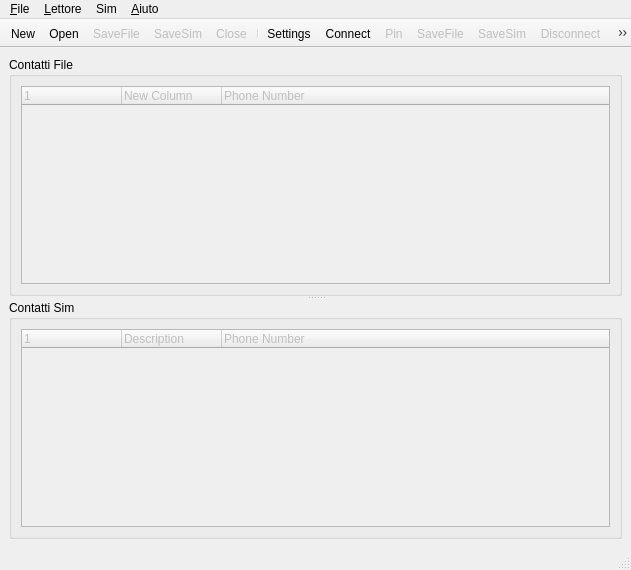
<ui version="4.0">
 <class>MainWindow</class>
 <widget class="QMainWindow" name="MainWindow">
  <property name="geometry">
   <rect>
    <x>0</x>
    <y>0</y>
    <width>631</width>
    <height>570</height>
   </rect>
  </property>
  <property name="minimumSize">
   <size>
    <width>600</width>
    <height>550</height>
   </size>
  </property>
  <property name="windowTitle">
   <string>MainWindow</string>
  </property>
  <property name="windowIcon">
   <iconset resource="../../Resources/ResManager.qrc">
    <normaloff>:/main/resources/monosim_128.png</normaloff>:/main/resources/monosim_128.png</iconset>
  </property>
  <widget class="QWidget" name="centralwidget">
   <layout class="QGridLayout" name="gridLayout">
    <item row="0" column="0">
     <widget class="QSplitter" name="splitter">
      <property name="orientation">
       <enum>Qt::Vertical</enum>
      </property>
      <property name="childrenCollapsible">
       <bool>false</bool>
      </property>
      <widget class="QGroupBox" name="FrameFile">
       <property name="minimumSize">
        <size>
         <width>0</width>
         <height>100</height>
        </size>
       </property>
       <property name="title">
        <string>Contatti File</string>
       </property>
       <layout class="QGridLayout" name="gridLayout_2">
        <item row="0" column="0">
         <widget class="QTreeWidget" name="LstFileContacts">
          <property name="enabled">
           <bool>false</bool>
          </property>
          <property name="editTriggers">
           <set>QAbstractItemView::NoEditTriggers</set>
          </property>
          <property name="selectionMode">
           <enum>QAbstractItemView::ExtendedSelection</enum>
          </property>
          <property name="itemsExpandable">
           <bool>false</bool>
          </property>
          <property name="expandsOnDoubleClick">
           <bool>false</bool>
          </property>
          <column>
           <property name="text">
            <string>1</string>
           </property>
          </column>
          <column>
           <property name="text">
            <string>New Column</string>
           </property>
          </column>
          <column>
           <property name="text">
            <string>Phone Number</string>
           </property>
          </column>
         </widget>
        </item>
       </layout>
      </widget>
      <widget class="QGroupBox" name="FrameSim">
       <property name="minimumSize">
        <size>
         <width>0</width>
         <height>100</height>
        </size>
       </property>
       <property name="title">
        <string>Contatti Sim</string>
       </property>
       <layout class="QGridLayout" name="gridLayout_3">
        <item row="0" column="0">
         <widget class="QTreeWidget" name="LstSimContacts">
          <property name="enabled">
           <bool>false</bool>
          </property>
          <property name="editTriggers">
           <set>QAbstractItemView::NoEditTriggers</set>
          </property>
          <property name="selectionMode">
           <enum>QAbstractItemView::ExtendedSelection</enum>
          </property>
          <property name="itemsExpandable">
           <bool>false</bool>
          </property>
          <property name="expandsOnDoubleClick">
           <bool>false</bool>
          </property>
          <column>
           <property name="text">
            <string>1</string>
           </property>
          </column>
          <column>
           <property name="text">
            <string>Description</string>
           </property>
          </column>
          <column>
           <property name="text">
            <string>Phone Number</string>
           </property>
          </column>
         </widget>
        </item>
       </layout>
      </widget>
     </widget>
    </item>
   </layout>
  </widget>
  <widget class="QMenuBar" name="MainMenu">
   <property name="geometry">
    <rect>
     <x>0</x>
     <y>0</y>
     <width>631</width>
     <height>24</height>
    </rect>
   </property>
   <widget class="QMenu" name="MenuFileItem">
    <property name="title">
     <string>&amp;File</string>
    </property>
    <addaction name="MenuFileNew"/>
    <addaction name="MenuFileOpen"/>
    <addaction name="MenuFileSaveFile"/>
    <addaction name="MenuFileSaveSim"/>
    <addaction name="MenuFileClose"/>
    <addaction name="separator"/>
    <addaction name="MenuFileSettings"/>
    <addaction name="separator"/>
    <addaction name="MenuFileExit"/>
   </widget>
   <widget class="QMenu" name="MenuReaderItem">
    <property name="title">
     <string>&amp;Lettore</string>
    </property>
   </widget>
   <widget class="QMenu" name="MenuAboutItem">
    <property name="title">
     <string>&amp;Aiuto</string>
    </property>
    <addaction name="MenuAboutInfo"/>
   </widget>
   <widget class="QMenu" name="MenuSimItem">
    <property name="title">
     <string>Sim</string>
    </property>
    <addaction name="MenuSimConnect"/>
    <addaction name="MenuSimPin"/>
    <addaction name="separator"/>
    <addaction name="MenuSimSaveFile"/>
    <addaction name="MenuSimSaveSim"/>
    <addaction name="MenuSimDeleteAll"/>
    <addaction name="separator"/>
    <addaction name="MenuSimDisconnect"/>
   </widget>
   <addaction name="MenuFileItem"/>
   <addaction name="MenuReaderItem"/>
   <addaction name="MenuSimItem"/>
   <addaction name="MenuAboutItem"/>
  </widget>
  <widget class="QStatusBar" name="StatusBar"/>
  <widget class="QToolBar" name="TopToolBar">
   <property name="windowTitle">
    <string>toolBar</string>
   </property>
   <property name="movable">
    <bool>false</bool>
   </property>
   <property name="floatable">
    <bool>false</bool>
   </property>
   <attribute name="toolBarArea">
    <enum>TopToolBarArea</enum>
   </attribute>
   <attribute name="toolBarBreak">
    <bool>false</bool>
   </attribute>
   <addaction name="MenuFileNew"/>
   <addaction name="MenuFileOpen"/>
   <addaction name="MenuFileSaveFile"/>
   <addaction name="MenuFileSaveSim"/>
   <addaction name="MenuFileClose"/>
   <addaction name="separator"/>
   <addaction name="MenuFileSettings"/>
   <addaction name="MenuSimConnect"/>
   <addaction name="MenuSimPin"/>
   <addaction name="MenuSimSaveFile"/>
   <addaction name="MenuSimSaveSim"/>
   <addaction name="MenuSimDisconnect"/>
   <addaction name="separator"/>
   <addaction name="MenuAboutInfo"/>
   <addaction name="MenuFileExit"/>
  </widget>
  <action name="MenuFileNew">
   <property name="icon">
    <iconset resource="../../Resources/ResManager.qrc">
     <normaloff>:/toolbar/resources/qt/document-new.png</normaloff>:/toolbar/resources/qt/document-new.png</iconset>
   </property>
   <property name="text">
    <string>New</string>
   </property>
  </action>
  <action name="MenuFileOpen">
   <property name="icon">
    <iconset resource="../../Resources/ResManager.qrc">
     <normaloff>:/toolbar/resources/qt/document-open.png</normaloff>:/toolbar/resources/qt/document-open.png</iconset>
   </property>
   <property name="text">
    <string>Open</string>
   </property>
   <property name="shortcut">
    <string>Ctrl+O</string>
   </property>
  </action>
  <action name="MenuFileSaveFile">
   <property name="enabled">
    <bool>false</bool>
   </property>
   <property name="icon">
    <iconset resource="../../Resources/ResManager.qrc">
     <normaloff>:/toolbar/resources/qt/document-save.png</normaloff>:/toolbar/resources/qt/document-save.png</iconset>
   </property>
   <property name="text">
    <string>SaveFile</string>
   </property>
  </action>
  <action name="MenuFileSaveSim">
   <property name="enabled">
    <bool>false</bool>
   </property>
   <property name="icon">
    <iconset resource="../../Resources/ResManager.qrc">
     <normaloff>:/main/resources/chip_32.png</normaloff>:/main/resources/chip_32.png</iconset>
   </property>
   <property name="text">
    <string>SaveSim</string>
   </property>
  </action>
  <action name="MenuFileClose">
   <property name="enabled">
    <bool>false</bool>
   </property>
   <property name="icon">
    <iconset resource="../../Resources/ResManager.qrc">
     <normaloff>:/toolbar/resources/qt/document-close.png</normaloff>:/toolbar/resources/qt/document-close.png</iconset>
   </property>
   <property name="text">
    <string>Close</string>
   </property>
   <property name="shortcut">
    <string>Ctrl+C</string>
   </property>
  </action>
  <action name="MenuFileSettings">
   <property name="icon">
    <iconset resource="../../Resources/ResManager.qrc">
     <normaloff>:/toolbar/resources/qt/configure.png</normaloff>:/toolbar/resources/qt/configure.png</iconset>
   </property>
   <property name="text">
    <string>Settings</string>
   </property>
  </action>
  <action name="MenuFileExit">
   <property name="icon">
    <iconset resource="../../Resources/ResManager.qrc">
     <normaloff>:/toolbar/resources/qt/application-exit.png</normaloff>:/toolbar/resources/qt/application-exit.png</iconset>
   </property>
   <property name="text">
    <string>Exit</string>
   </property>
   <property name="shortcut">
    <string>Ctrl+Q</string>
   </property>
  </action>
  <action name="MenuSimConnect">
   <property name="icon">
    <iconset resource="../../Resources/ResManager.qrc">
     <normaloff>:/toolbar/resources/qt/network-connect.png</normaloff>:/toolbar/resources/qt/network-connect.png</iconset>
   </property>
   <property name="text">
    <string>Connect</string>
   </property>
  </action>
  <action name="MenuSimPin">
   <property name="enabled">
    <bool>false</bool>
   </property>
   <property name="icon">
    <iconset resource="../../Resources/ResManager.qrc">
     <normaloff>:/toolbar/resources/qt/document-encrypt.png</normaloff>:/toolbar/resources/qt/document-encrypt.png</iconset>
   </property>
   <property name="text">
    <string>Pin</string>
   </property>
  </action>
  <action name="MenuSimSaveFile">
   <property name="enabled">
    <bool>false</bool>
   </property>
   <property name="icon">
    <iconset resource="../../Resources/ResManager.qrc">
     <normaloff>:/toolbar/resources/qt/document-save.png</normaloff>:/toolbar/resources/qt/document-save.png</iconset>
   </property>
   <property name="text">
    <string>SaveFile</string>
   </property>
  </action>
  <action name="MenuSimSaveSim">
   <property name="enabled">
    <bool>false</bool>
   </property>
   <property name="icon">
    <iconset resource="../../Resources/ResManager.qrc">
     <normaloff>:/main/resources/chip_32.png</normaloff>:/main/resources/chip_32.png</iconset>
   </property>
   <property name="text">
    <string>SaveSim</string>
   </property>
  </action>
  <action name="MenuSimDeleteAll">
   <property name="enabled">
    <bool>false</bool>
   </property>
   <property name="icon">
    <iconset resource="../../Resources/ResManager.qrc">
     <normaloff>:/toolbar/resources/qt/edit-delete.png</normaloff>:/toolbar/resources/qt/edit-delete.png</iconset>
   </property>
   <property name="text">
    <string>DeleteAll</string>
   </property>
  </action>
  <action name="MenuSimDisconnect">
   <property name="enabled">
    <bool>false</bool>
   </property>
   <property name="icon">
    <iconset resource="../../Resources/ResManager.qrc">
     <normaloff>:/toolbar/resources/qt/network-disconnect.png</normaloff>:/toolbar/resources/qt/network-disconnect.png</iconset>
   </property>
   <property name="text">
    <string>Disconnect</string>
   </property>
  </action>
  <action name="MenuAboutInfo">
   <property name="icon">
    <iconset resource="../../Resources/ResManager.qrc">
     <normaloff>:/toolbar/resources/qt/dialog-information.png</normaloff>:/toolbar/resources/qt/dialog-information.png</iconset>
   </property>
   <property name="text">
    <string>Info</string>
   </property>
   <property name="shortcut">
    <string>Ctrl+I</string>
   </property>
  </action>
 </widget>
 <resources>
  <include location="../../Resources/ResManager.qrc"/>
 </resources>
 <connections/>
</ui>
